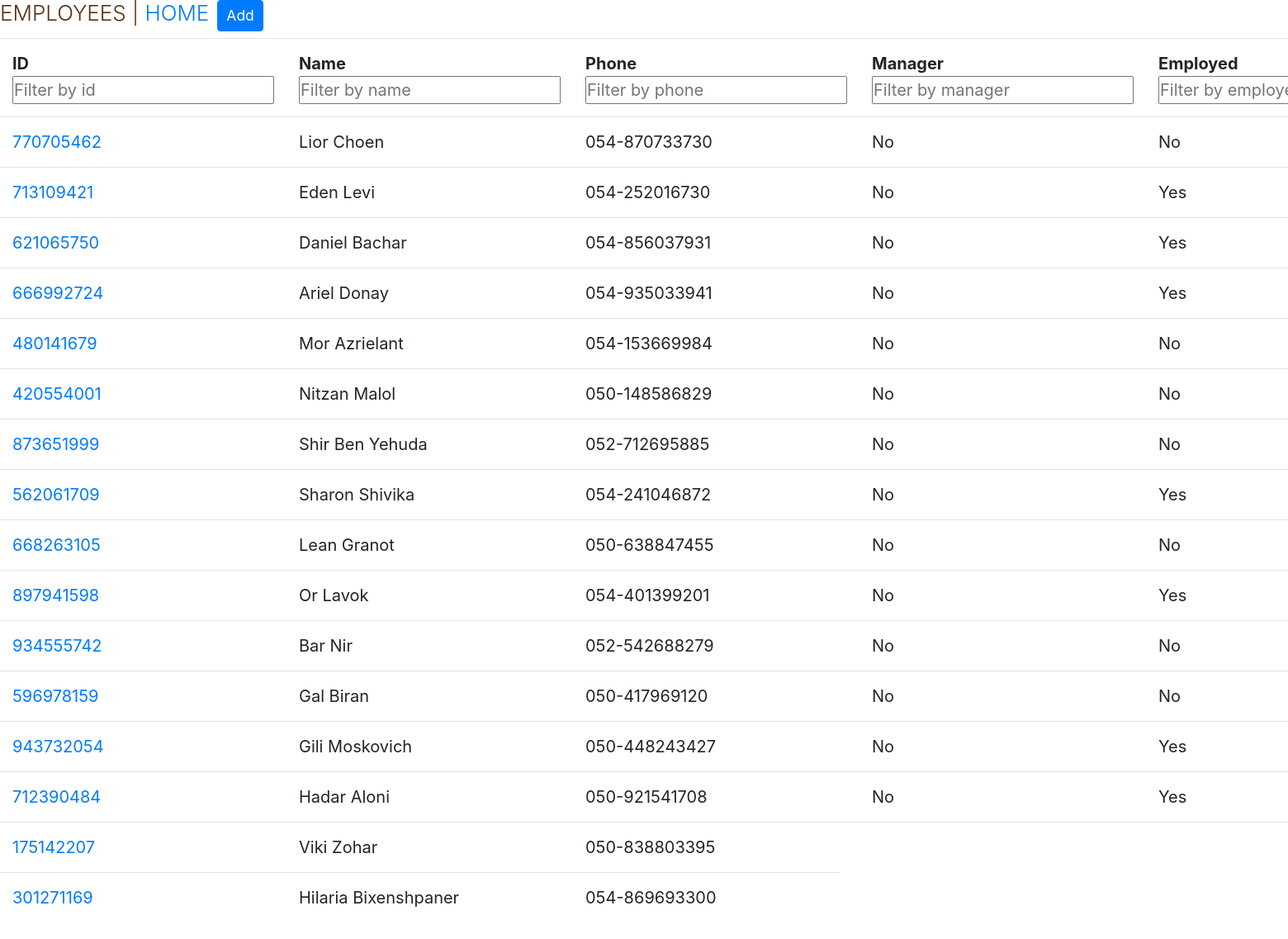
Page /employees (signed in) on the earlier database version.
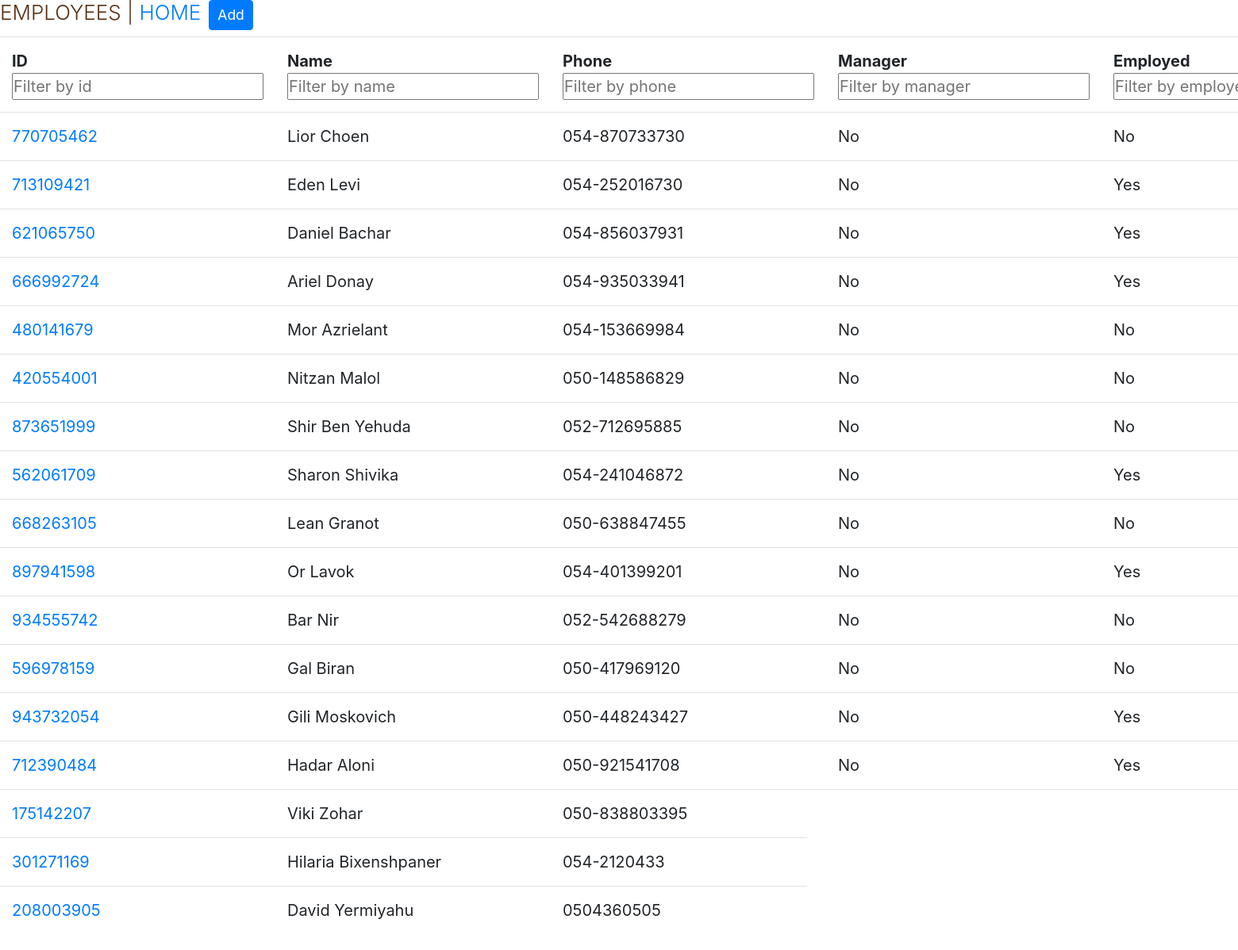
Same page on the later database version.
### pets/models/employee.py (models this page shows, shortened)
class Employee(Person):
    __tablename__ = 'employees'
    id = db.Column(db.String(10), db.ForeignKey('people.id'), primary_key=True)
    salary = db.Column(db.Integer)
    job_percentages = db.Column(db.Integer, default=100)
    bank_account_details = db.Column(db.String(250), nullable=True)
    is_employed = db.Column(db.Boolean, default=True)
    __mapper_args__ = {
        'polymorphic_identity': Role.Employee,
    }
    @property
    def is_manager(self):
        return self.role == Role.Manager

### pets/models/person.py (models this page shows, shortened)
class Person(db.Model):
    __tablename__ = "people"
    id = db.Column(db.String(10), primary_key=True, unique=True)
    name = db.Column(db.String(50))
    gender = db.Column(db.Enum(Gender, name="person_gender"))
    role = db.Column(db.Enum(Role))
    birth_date = db.Column(db.DateTime, nullable=True)
    phone_number = db.Column(db.String, nullable=True)
    email = db.Column(db.String, nullable=True)
    __mapper_args__ = {
        'polymorphic_identity': 'people',
        'polymorphic_on': role
    }

### pets/models/manager.py (models this page shows, shortened)
class Manager(Employee, UserMixin):
    __tablename__ = 'managers'
    id = db.Column(db.String(10), db.ForeignKey('employees.id'), primary_key=True)
    password = db.Column(db.String(100))
    __mapper_args__ = {
        'polymorphic_identity': Role.Manager,
    }

### pets/controllers/employees.py (the view)
@employees.route("/employees")
@login_required
def get_all_employees():
    try:
        is_employed = request.args.get('is_employed')
        if is_employed is not None:
            results = Employee.query.filter_by(is_employed=is_employed.lower() == "true")
        else:
            results = Employee.query.all()
        if not results:
            raise ValueError("No Employees")
    except Exception as ex:
        results = None
        flash("Error: {}".format(ex), "error")
    return render_template("employees/employees.html", employees_list=results)

### pets/templates/employees/employees.html (shortened to what this page needs)
{% extends "base.html" %}
{% block content %}
<div class="column is-5 is-offset-4">
    <div class="form-row">
        <div class="col-md-0 mb-1">
            <h3 class="title">Employees | <a href="/">Home</a></h3>
        </div>
        <div class="col-md-0 mb-1">
            <a href="/employees/add">
                <button type="button" class="btn btn-primary btn-sm">Add</button>
            </a>
        </div>
    </div>
    <div class="box">
        {% if employees_list %}
            <table class="table" id="myTable">
                <tr>
                    <th>ID<br><input type="text" id="id" onkeyup="myFunction(0, 'id')" placeholder="Filter by id"></th>
                    <th>Name<br><input type="text" id="name" onkeyup="myFunction(1, 'name')" placeholder="Filter by name"></th>
                    <th>Phone<br><input type="text" id="phone_number" onkeyup="myFunction(2, 'phone_number')" placeholder="Filter by phone"></th>
                    <th>Manager<br><input type="text" id="is_manager" onkeyup="myFunction(3, 'is_manager')" placeholder="Filter by manager"></th>
                    <th>Employed<br><input type="text" id="is_employed" onkeyup="myFunction(4, 'is_employed')" placeholder="Filter by employed"></th>
                </tr>
            {% for employee in employees_list %}
                <tr>
                    <td>
                        <a href="/employees/{{ employee.id }}">{{ employee.id }}</a>
                    </td>
                    <td>{{ employee.name}}</td>
                    <td>{{ employee.phone_number }}</td>
                    <td>{{ "Yes" if employee.is_manager else "No" }}</td>
                    <td>{{ "Yes" if employee.is_employed else "No" }}</td>
                </tr>
            {% endfor %}
            </table>
        {% else %}
          <h1>No Employees</h1>
        {% endif %}
    </div>
</div>
{% endblock %}

### pets/templates/base.html (shortened to what this page needs)
<!DOCTYPE html>
<html>
<head>
    <link rel="stylesheet" href="https://stackpath.bootstrapcdn.com/bootstrap/4.4.1/css/bootstrap.min.css">
    <link rel="stylesheet" href="/static/css/style.css" />
</head>
<body>
   {% block content %}
   {% endblock %}
</body>
</html>

### pets/static/css/style.css (style rules this page uses)
* { margin: 0; padding: 0; box-sizing: border-box; }
html { background-color: #fff; color: #555; font-family: 'Rubik', sans-serif; font-weight: 300; font-size: 20px; text-rendering: optimizeLegibility; scroll-behavior: smooth; }
h1, h2, h3 { font-weight: 300; text-transform: uppercase; }
h2,h3 { color: #573014; }
h3 { font-size: 130%; }

Differences in the rows shown:
changed Manager "Hilaria Bixenshpaner": phone_number "054-869693300" → "054-2120433"
added Manager: id "208003905", name "David Yermiyahu", phone_number "0504360505"
